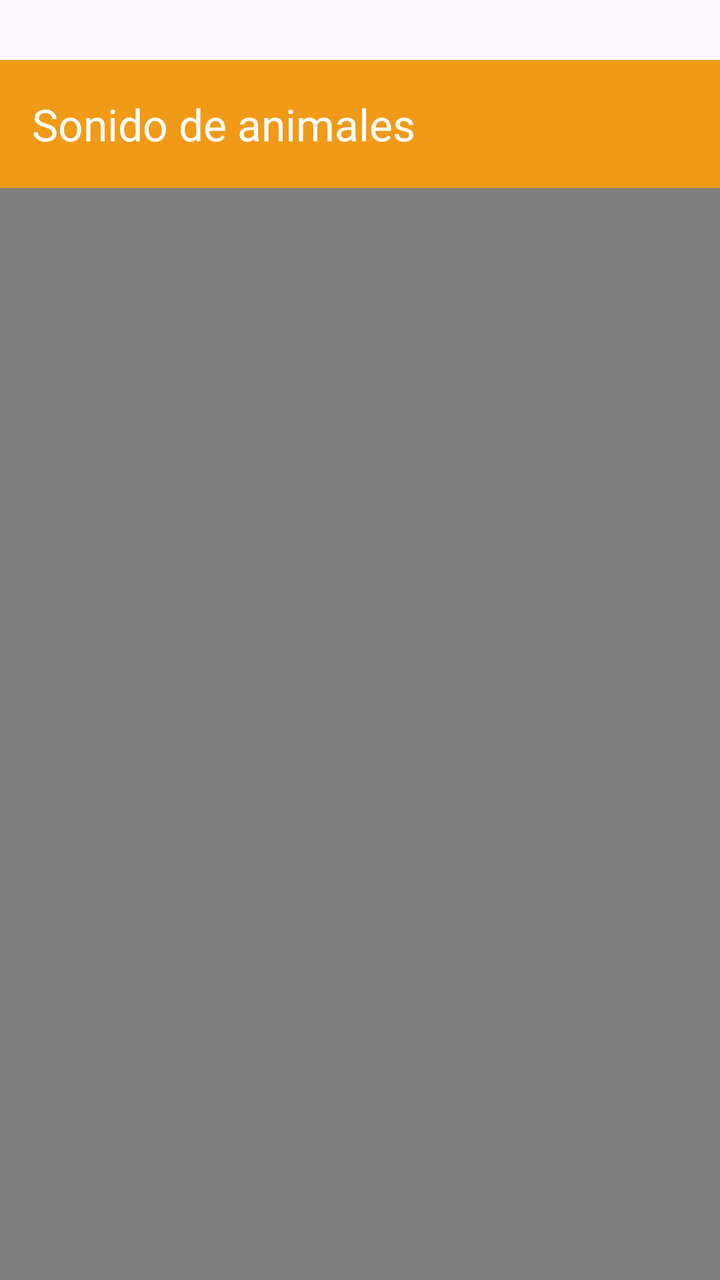
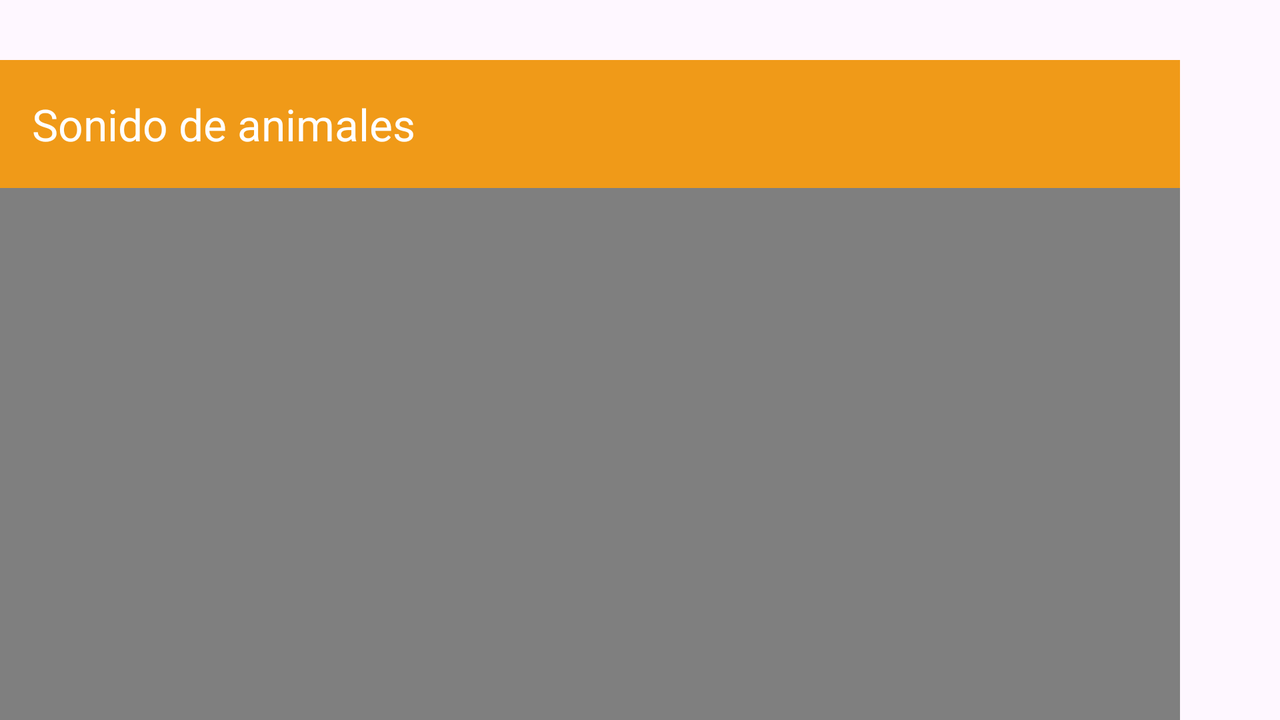

The same Android screen from two of the app's own layout files: first res/layout/ as a phone draws it, then the repository's variant for another configuration, drawn on a device whose configuration selects that folder. Both files follow.
<!-- AndroidManifest.xml: application theme Theme.Sonido_animales_video -->
<!-- res/layout/activity_jugar.xml -->
<?xml version="1.0" encoding="utf-8"?>
<androidx.constraintlayout.widget.ConstraintLayout xmlns:android="http://schemas.android.com/apk/res/android"
    xmlns:app="http://schemas.android.com/apk/res-auto"
    xmlns:tools="http://schemas.android.com/tools"
    android:id="@+id/main"
    android:layout_width="match_parent"
    android:layout_height="match_parent"
    tools:context=".ActivityJugar">

    <com.google.android.material.appbar.MaterialToolbar
        android:id="@+id/mtbMenu"
        android:layout_width="0dp"
        android:layout_height="wrap_content"
        android:layout_marginTop="30dp"
        android:background="@color/btn_jugar"
        android:minHeight="?attr/actionBarSize"
        android:theme="?attr/actionBarTheme"
        app:layout_constraintEnd_toEndOf="parent"
        app:layout_constraintStart_toStartOf="parent"
        app:layout_constraintTop_toTopOf="parent"
        app:title="@string/menu_title"
        app:titleTextColor="@color/white" />

    <VideoView
        android:id="@+id/vvVideo"
        android:layout_width="0dp"
        android:layout_height="0dp"
        app:layout_constraintBottom_toBottomOf="parent"
        app:layout_constraintEnd_toEndOf="parent"
        app:layout_constraintStart_toStartOf="parent"
        app:layout_constraintTop_toBottomOf="@+id/mtbMenu" />

    <ImageView
        android:id="@+id/img1"
        android:layout_width="105dp"
        android:layout_height="105dp"
        android:layout_marginStart="16dp"
        android:layout_marginBottom="160dp"
        app:layout_constraintBottom_toBottomOf="parent"
        app:layout_constraintStart_toStartOf="parent"
        tools:srcCompat="@tools:sample/avatars" />

    <ImageView
        android:id="@+id/img2"
        android:layout_width="105dp"
        android:layout_height="105dp"
        android:layout_marginStart="108dp"
        android:layout_marginBottom="72dp"
        app:layout_constraintBottom_toTopOf="@+id/img1"
        app:layout_constraintStart_toStartOf="parent"
        tools:srcCompat="@tools:sample/avatars" />

    <ImageView
        android:id="@+id/img3"
        android:layout_width="105dp"
        android:layout_height="105dp"
        android:layout_marginStart="132dp"
        android:layout_marginTop="56dp"
        app:layout_constraintStart_toEndOf="@+id/img1"
        app:layout_constraintTop_toBottomOf="@+id/img2"
        tools:srcCompat="@tools:sample/avatars" />

</androidx.constraintlayout.widget.ConstraintLayout>
<!-- resources referenced by this layout -->
<resources>
  <color name="btn_jugar">#F09A18</color>
  <color name="white">#FFFFFFFF</color>
  <string name="menu_title">Sonido de animales</string>
  <style name="Theme.Sonido_animales_video" parent="Base.Theme.Sonido_animales_video" />
  <style name="Base.Theme.Sonido_animales_video" parent="Theme.Material3.DayNight.NoActionBar">
          
          
      </style>
</resources>
<!-- res/layout-land/activity_jugar.xml (the repository's variant of the layout above) -->
<!-- drawn on the phone turned sideways -->
<?xml version="1.0" encoding="utf-8"?>
<androidx.constraintlayout.widget.ConstraintLayout xmlns:android="http://schemas.android.com/apk/res/android"
    xmlns:app="http://schemas.android.com/apk/res-auto"
    xmlns:tools="http://schemas.android.com/tools"
    android:id="@+id/main"
    android:layout_width="match_parent"
    android:layout_height="match_parent"
    tools:context=".ActivityJugar">

    <com.google.android.material.appbar.MaterialToolbar
        android:id="@+id/mtbMenu"
        android:layout_width="0dp"
        android:layout_height="wrap_content"
        android:layout_marginTop="30dp"
        android:layout_marginEnd="50dp"
        android:background="@color/btn_jugar"
        android:minHeight="?attr/actionBarSize"
        android:theme="?attr/actionBarTheme"
        app:layout_constraintEnd_toEndOf="parent"
        app:layout_constraintStart_toStartOf="parent"
        app:layout_constraintTop_toTopOf="parent"
        app:title="@string/menu_title"
        app:titleTextColor="@color/white" />

    <VideoView
        android:id="@+id/vvVideo"
        android:layout_width="0dp"
        android:layout_height="0dp"
        android:layout_marginEnd="50dp"
        app:layout_constraintBottom_toBottomOf="parent"
        app:layout_constraintEnd_toEndOf="parent"
        app:layout_constraintHorizontal_bias="0.0"
        app:layout_constraintStart_toStartOf="parent"
        app:layout_constraintTop_toBottomOf="@+id/mtbMenu"
        app:layout_constraintVertical_bias="0.0" />

    <ImageView
        android:id="@+id/img1"
        android:layout_width="105dp"
        android:layout_height="105dp"
        android:layout_marginStart="88dp"
        android:layout_marginBottom="40dp"
        app:layout_constraintBottom_toBottomOf="parent"
        app:layout_constraintStart_toStartOf="parent"
        tools:srcCompat="@tools:sample/avatars" />

    <ImageView
        android:id="@+id/img2"
        android:layout_width="105dp"
        android:layout_height="105dp"
        android:layout_marginStart="312dp"
        android:layout_marginBottom="64dp"
        app:layout_constraintBottom_toBottomOf="parent"
        app:layout_constraintStart_toStartOf="parent"
        tools:srcCompat="@tools:sample/avatars" />

    <ImageView
        android:id="@+id/img3"
        android:layout_width="105dp"
        android:layout_height="105dp"
        android:layout_marginStart="328dp"
        app:layout_constraintStart_toEndOf="@+id/img1"
        app:layout_constraintTop_toTopOf="@+id/img2"
        tools:srcCompat="@tools:sample/avatars" />

</androidx.constraintlayout.widget.ConstraintLayout>
